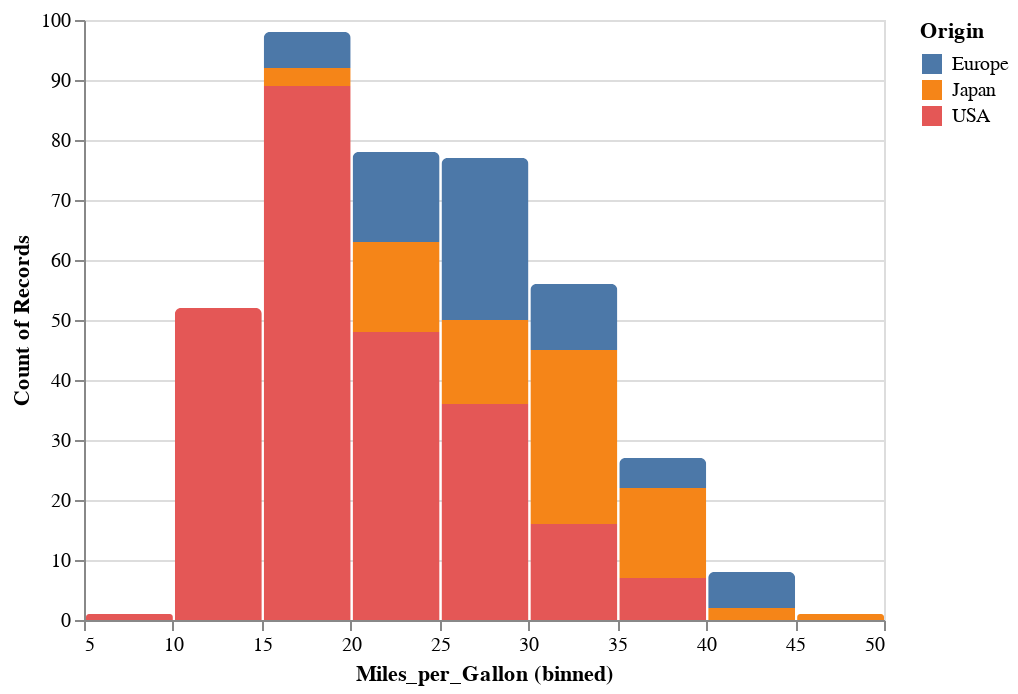

The notebook cell saved with this chart:
### Code cell
import altair as alt
alt.Chart(cars).mark_bar(
    cornerRadiusTopLeft=3,
    cornerRadiusTopRight=3
).encode(
  x=alt.X('Miles_per_Gallon', bin=True),
  y='count()',
  color="Origin",

)

### Figure 1 — Vega-Lite specification as saved in the notebook (floating-point values rounded to 4 significant figures; data arrays with more than 128 entries replaced by an {"elided": "..."} marker saying what was removed)
{"config": {"view": {"continuousWidth": 400, "continuousHeight": 300}}, "data": {"name": "data-f02450ab61490a1363517a0190416235"}, "mark": {"type": "bar", "cornerRadiusTopLeft": 3, "cornerRadiusTopRight": 3}, "encoding": {"color": {"type": "nominal", "field": "Origin"}, "x": {"type": "quantitative", "bin": true, "field": "Miles_per_Gallon"}, "y": {"type": "quantitative", "aggregate": "count"}}, "$schema": "https://vega.github.io/schema/vega-lite/v4.0.2.json", "datasets": {"data-f02450ab61490a1363517a0190416235": {"elided": "406 records"}}}
